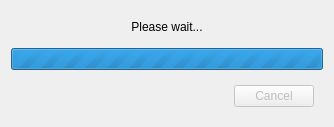
<?xml version="1.0" encoding="UTF-8"?>
<ui version="4.0">
 <class>Wait</class>
 <widget class="QDialog" name="Wait">
  <property name="geometry">
   <rect>
    <x>0</x>
    <y>0</y>
    <width>334</width>
    <height>127</height>
   </rect>
  </property>
  <property name="windowTitle">
   <string>Please wait</string>
  </property>
  <layout class="QVBoxLayout" name="verticalLayout">
   <item>
    <widget class="QLabel" name="caption">
     <property name="text">
      <string>Please wait...</string>
     </property>
     <property name="alignment">
      <set>Qt::AlignCenter</set>
     </property>
    </widget>
   </item>
   <item>
    <widget class="QProgressBar" name="progressBar">
     <property name="maximum">
      <number>0</number>
     </property>
     <property name="value">
      <number>-1</number>
     </property>
    </widget>
   </item>
   <item>
    <widget class="QFrame" name="frame">
     <property name="frameShape">
      <enum>QFrame::NoFrame</enum>
     </property>
     <property name="frameShadow">
      <enum>QFrame::Raised</enum>
     </property>
     <layout class="QHBoxLayout" name="horizontalLayout">
      <item>
       <spacer name="horizontalSpacer">
        <property name="orientation">
         <enum>Qt::Horizontal</enum>
        </property>
        <property name="sizeHint" stdset="0">
         <size>
          <width>209</width>
          <height>20</height>
         </size>
        </property>
       </spacer>
      </item>
      <item>
       <widget class="QPushButton" name="pushButton">
        <property name="enabled">
         <bool>false</bool>
        </property>
        <property name="text">
         <string>Cancel</string>
        </property>
       </widget>
      </item>
     </layout>
    </widget>
   </item>
  </layout>
 </widget>
 <resources/>
 <connections/>
 <slots>
  <slot>preventClose()</slot>
 </slots>
</ui>
